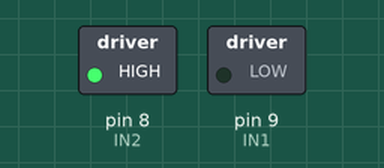
Recording of a sketch running on a simulated Arduino Uno, built with avr-gcc and run on an emulated ATmega328P. Shown: switched loads named in the sketch (green lamp = pin HIGH).

Above: at 0.05 s.
At 5.6 s:
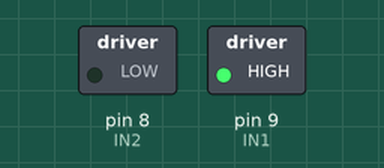
At 8.4 s:
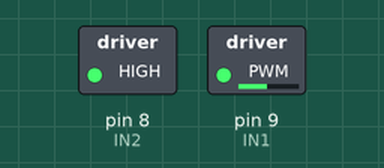
At 11.2 s:
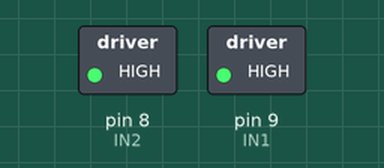
Timing chart, 0 to 14.6 s (numbered marks = the images above):
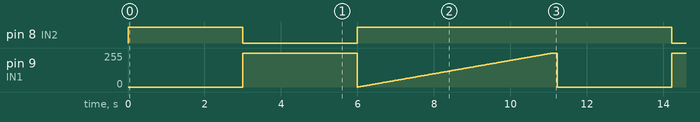

The sketch:

sketch_mar22a.ino
```cpp
/*
MX1508 DC MOTOR DRIFT
Sidst ændret 22. marts 2023
Af Jonas Rothausen
*/

void setup() {
  pinMode(8, OUTPUT); //IN2
  pinMode(9, OUTPUT); //IN1
}
void loop() {

// Fuld fart fremad
  digitalWrite(8, HIGH);
  digitalWrite(9, LOW);


  delay(3000);

// Fuld fart baglæns
  digitalWrite(8, LOW);
  digitalWrite(9, HIGH);

  delay(3000);

// 0 to 100% fremad
  for (int i=0;i<256;i++)
  {   digitalWrite(8, HIGH);
      analogWrite(9, i);
      delay(20);
      }

  delay(50);

  // 0 to 100% baglæns
        for (int i=255;i<0;i--)
  {   digitalWrite(8, LOW);
      analogWrite(9, i);
      delay(20);
      }

        delay(50);
}
```

Measured:
- by itself, pin 8 (IN2): repeats every 11.2 s: LOW 3.0 s, HIGH 8.2 s
- by itself, pin 9 (IN1): moves between 0/255 and 255/255, repeating every 11.2 s
